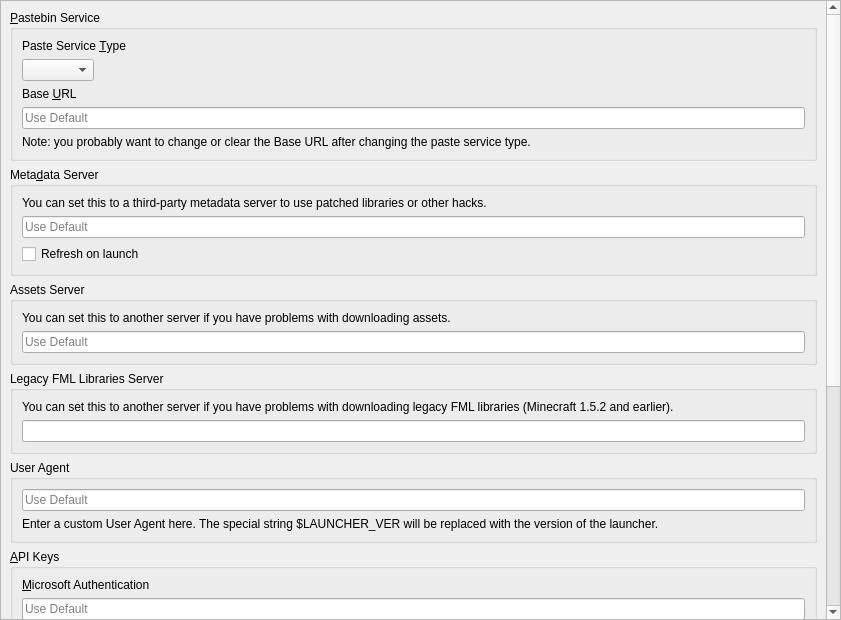
<?xml version="1.0" encoding="UTF-8"?>
<ui version="4.0">
 <class>APIPage</class>
 <widget class="QWidget" name="APIPage">
  <property name="geometry">
   <rect>
    <x>0</x>
    <y>0</y>
    <width>841</width>
    <height>620</height>
   </rect>
  </property>
  <layout class="QVBoxLayout" name="verticalLayout_2">
   <property name="leftMargin">
    <number>0</number>
   </property>
   <property name="topMargin">
    <number>0</number>
   </property>
   <property name="rightMargin">
    <number>0</number>
   </property>
   <property name="bottomMargin">
    <number>0</number>
   </property>
   <item>
    <widget class="QScrollArea" name="scrollArea">
     <property name="widgetResizable">
      <bool>true</bool>
     </property>
     <widget class="QWidget" name="scrollAreaWidgetContents">
      <property name="geometry">
       <rect>
        <x>0</x>
        <y>0</y>
        <width>825</width>
        <height>1236</height>
       </rect>
      </property>
      <layout class="QVBoxLayout" name="verticalLayout">
       <item>
        <widget class="QGroupBox" name="groupBox_paste">
         <property name="title">
          <string>&amp;Pastebin Service</string>
         </property>
         <layout class="QVBoxLayout" name="verticalLayout_3">
          <item>
           <widget class="QLabel" name="pasteServiceTypeLabel">
            <property name="text">
             <string>Paste Service &amp;Type</string>
            </property>
            <property name="buddy">
             <cstring>pasteTypeComboBox</cstring>
            </property>
           </widget>
          </item>
          <item>
           <widget class="QComboBox" name="pasteTypeComboBox">
            <property name="sizePolicy">
             <sizepolicy hsizetype="Maximum" vsizetype="Fixed">
              <horstretch>0</horstretch>
              <verstretch>0</verstretch>
             </sizepolicy>
            </property>
           </widget>
          </item>
          <item>
           <widget class="QLabel" name="baseURLLabel">
            <property name="text">
             <string>Base &amp;URL</string>
            </property>
            <property name="buddy">
             <cstring>baseURLEntry</cstring>
            </property>
           </widget>
          </item>
          <item>
           <widget class="QLineEdit" name="baseURLEntry">
            <property name="placeholderText">
             <string>Use Default</string>
            </property>
            <property name="clearButtonEnabled">
             <bool>true</bool>
            </property>
           </widget>
          </item>
          <item>
           <widget class="QLabel" name="baseURLNote">
            <property name="text">
             <string>Note: you probably want to change or clear the Base URL after changing the paste service type.</string>
            </property>
            <property name="wordWrap">
             <bool>true</bool>
            </property>
           </widget>
          </item>
         </layout>
        </widget>
       </item>
       <item>
        <widget class="QGroupBox" name="groupBox_meta">
         <property name="title">
          <string>Meta&amp;data Server</string>
         </property>
         <layout class="QVBoxLayout" name="verticalLayout_5">
          <item>
           <widget class="QLabel" name="label_6">
            <property name="text">
             <string>You can set this to a third-party metadata server to use patched libraries or other hacks.</string>
            </property>
            <property name="textFormat">
             <enum>Qt::RichText</enum>
            </property>
            <property name="wordWrap">
             <bool>true</bool>
            </property>
            <property name="openExternalLinks">
             <bool>true</bool>
            </property>
           </widget>
          </item>
          <item>
           <widget class="QLineEdit" name="metaURL">
            <property name="placeholderText">
             <string>Use Default</string>
            </property>
           </widget>
          </item>
          <item>
           <widget class="QCheckBox" name="metaRefreshOnLaunchCB">
            <property name="text">
             <string>Refresh on launch</string>
            </property>
           </widget>
          </item>
         </layout>
        </widget>
       </item>
       <item>
        <widget class="QGroupBox" name="groupBox_assets">
         <property name="title">
          <string>Assets Server</string>
         </property>
         <layout class="QVBoxLayout" name="verticalLayout_6">
          <item>
           <widget class="QLabel" name="label_7">
            <property name="text">
             <string>You can set this to another server if you have problems with downloading assets.</string>
            </property>
            <property name="textFormat">
             <enum>Qt::RichText</enum>
            </property>
            <property name="wordWrap">
             <bool>true</bool>
            </property>
            <property name="openExternalLinks">
             <bool>true</bool>
            </property>
           </widget>
          </item>
          <item>
           <widget class="QLineEdit" name="resourceURL">
            <property name="placeholderText">
             <string>Use Default</string>
            </property>
           </widget>
          </item>
         </layout>
        </widget>
       </item>
       <item>
        <widget class="QGroupBox" name="groupBox_fmllibs">
         <property name="title">
          <string>Legacy FML Libraries Server</string>
         </property>
         <layout class="QVBoxLayout" name="verticalLayout_8">
          <item>
           <widget class="QLabel" name="label">
            <property name="text">
             <string>You can set this to another server if you have problems with downloading legacy FML libraries (Minecraft 1.5.2 and earlier).</string>
            </property>
            <property name="textFormat">
             <enum>Qt::RichText</enum>
            </property>
            <property name="wordWrap">
             <bool>true</bool>
            </property>
            <property name="openExternalLinks">
             <bool>true</bool>
            </property>
           </widget>
          </item>
          <item>
           <widget class="QLineEdit" name="legacyFMLLibsURL"/>
          </item>
         </layout>
        </widget>
       </item>
       <item>
        <widget class="QGroupBox" name="groupBox_ua">
         <property name="minimumSize">
          <size>
           <width>0</width>
           <height>0</height>
          </size>
         </property>
         <property name="title">
          <string>User Agent</string>
         </property>
         <layout class="QVBoxLayout" name="verticalLayout_7">
          <item>
           <widget class="QLineEdit" name="userAgentLineEdit">
            <property name="placeholderText">
             <string>Use Default</string>
            </property>
           </widget>
          </item>
          <item>
           <widget class="QLabel" name="userAgentLabel">
            <property name="text">
             <string>Enter a custom User Agent here. The special string $LAUNCHER_VER will be replaced with the version of the launcher.</string>
            </property>
            <property name="wordWrap">
             <bool>true</bool>
            </property>
           </widget>
          </item>
         </layout>
        </widget>
       </item>
       <item>
        <widget class="QGroupBox" name="groupBox_msa">
         <property name="title">
          <string>&amp;API Keys</string>
         </property>
         <layout class="QVBoxLayout" name="verticalLayout_4">
          <item>
           <widget class="QLabel" name="msaClientIDLabel">
            <property name="text">
             <string>&amp;Microsoft Authentication</string>
            </property>
            <property name="textFormat">
             <enum>Qt::RichText</enum>
            </property>
            <property name="wordWrap">
             <bool>true</bool>
            </property>
            <property name="openExternalLinks">
             <bool>true</bool>
            </property>
            <property name="buddy">
             <cstring>msaClientID</cstring>
            </property>
           </widget>
          </item>
          <item>
           <widget class="QLineEdit" name="msaClientID">
            <property name="placeholderText">
             <string>Use Default</string>
            </property>
           </widget>
          </item>
          <item>
           <widget class="QLabel" name="label_3">
            <property name="text">
             <string>Note: you probably don't need to set this if logging in via Microsoft Authentication already works.</string>
            </property>
            <property name="textFormat">
             <enum>Qt::RichText</enum>
            </property>
            <property name="wordWrap">
             <bool>true</bool>
            </property>
           </widget>
          </item>
          <item>
           <spacer name="verticalSpacer">
            <property name="orientation">
             <enum>Qt::Vertical</enum>
            </property>
            <property name="sizeType">
             <enum>QSizePolicy::Fixed</enum>
            </property>
            <property name="sizeHint" stdset="0">
             <size>
              <width>0</width>
              <height>6</height>
             </size>
            </property>
           </spacer>
          </item>
          <item>
           <widget class="QLabel" name="modrinthTokenLabel">
            <property name="text">
             <string>Mod&amp;rinth</string>
            </property>
            <property name="textFormat">
             <enum>Qt::RichText</enum>
            </property>
            <property name="wordWrap">
             <bool>true</bool>
            </property>
            <property name="openExternalLinks">
             <bool>true</bool>
            </property>
            <property name="buddy">
             <cstring>modrinthToken</cstring>
            </property>
           </widget>
          </item>
          <item>
           <widget class="QLineEdit" name="modrinthToken">
            <property name="enabled">
             <bool>true</bool>
            </property>
            <property name="placeholderText">
             <string>Use None</string>
            </property>
           </widget>
          </item>
          <item>
           <widget class="QLabel" name="label_8">
            <property name="text">
             <string>&lt;html&gt;&lt;head/&gt;&lt;body&gt;&lt;p&gt;Note: you only need to set this to access private data. Read the &lt;a href=&quot;https://docs.modrinth.com/api/#authentication&quot;&gt;documentation&lt;/a&gt; for more information.&lt;/p&gt;&lt;/body&gt;&lt;/html&gt;</string>
            </property>
            <property name="wordWrap">
             <bool>true</bool>
            </property>
            <property name="openExternalLinks">
             <bool>true</bool>
            </property>
           </widget>
          </item>
          <item>
           <spacer name="verticalSpacer_4">
            <property name="orientation">
             <enum>Qt::Vertical</enum>
            </property>
            <property name="sizeType">
             <enum>QSizePolicy::Fixed</enum>
            </property>
            <property name="sizeHint" stdset="0">
             <size>
              <width>0</width>
              <height>6</height>
             </size>
            </property>
           </spacer>
          </item>
          <item>
           <widget class="QLabel" name="flameKeyLabel">
            <property name="text">
             <string>&amp;CurseForge</string>
            </property>
            <property name="textFormat">
             <enum>Qt::RichText</enum>
            </property>
            <property name="wordWrap">
             <bool>true</bool>
            </property>
            <property name="openExternalLinks">
             <bool>true</bool>
            </property>
            <property name="buddy">
             <cstring>flameKey</cstring>
            </property>
           </widget>
          </item>
          <item>
           <widget class="QLineEdit" name="flameKey">
            <property name="enabled">
             <bool>true</bool>
            </property>
            <property name="placeholderText">
             <string>Use Default</string>
            </property>
           </widget>
          </item>
          <item>
           <widget class="QLabel" name="label_10">
            <property name="text">
             <string>Note: you probably don't need to set this if CurseForge already works.</string>
            </property>
            <property name="wordWrap">
             <bool>true</bool>
            </property>
           </widget>
          </item>
          <item>
           <widget class="QCheckBox" name="FallbackMRBlockedMods">
            <property name="text">
             <string>Enable fallback to Modrinth for blocked mods</string>
            </property>
           </widget>
          </item>
          <item>
           <spacer name="verticalSpacer_3">
            <property name="orientation">
             <enum>Qt::Vertical</enum>
            </property>
            <property name="sizeType">
             <enum>QSizePolicy::Fixed</enum>
            </property>
            <property name="sizeHint" stdset="0">
             <size>
              <width>0</width>
              <height>6</height>
             </size>
            </property>
           </spacer>
          </item>
          <item>
           <widget class="QLabel" name="label_12">
            <property name="text">
             <string>&amp;Technic</string>
            </property>
            <property name="buddy">
             <cstring>technicClientID</cstring>
            </property>
           </widget>
          </item>
          <item>
           <widget class="QLineEdit" name="technicClientID">
            <property name="placeholderText">
             <string>Use Default</string>
            </property>
           </widget>
          </item>
          <item>
           <widget class="QLabel" name="label_11">
            <property name="text">
             <string>&lt;html&gt;&lt;head/&gt;&lt;body&gt;&lt;p&gt;Note: you only need to set this to access private data.&lt;/p&gt;&lt;/body&gt;&lt;/html&gt;</string>
            </property>
            <property name="wordWrap">
             <bool>true</bool>
            </property>
           </widget>
          </item>
          <item>
           <spacer name="verticalSpacer_5">
            <property name="orientation">
             <enum>Qt::Vertical</enum>
            </property>
            <property name="sizeType">
             <enum>QSizePolicy::Fixed</enum>
            </property>
            <property name="sizeHint" stdset="0">
             <size>
              <width>0</width>
              <height>6</height>
             </size>
            </property>
           </spacer>
          </item>
          <item>
           <widget class="QLabel" name="imgurClientIDLabel">
            <property name="text">
             <string>&amp;Imgur</string>
            </property>
            <property name="textFormat">
             <enum>Qt::RichText</enum>
            </property>
            <property name="wordWrap">
             <bool>true</bool>
            </property>
            <property name="openExternalLinks">
             <bool>true</bool>
            </property>
            <property name="buddy">
             <cstring>imgurClientID</cstring>
            </property>
           </widget>
          </item>
          <item>
           <widget class="QLineEdit" name="imgurClientID">
            <property name="enabled">
             <bool>true</bool>
            </property>
            <property name="placeholderText">
             <string>Use None</string>
            </property>
           </widget>
          </item>
          <item>
           <widget class="QLabel" name="label_13">
            <property name="text">
             <string>&lt;html&gt;&lt;head/&gt;&lt;body&gt;&lt;p&gt;Note: register an application at &lt;a href=&quot;https://api.imgur.com/oauth2/addclient&quot;&gt;Imgur&lt;/a&gt; to be able to upload screenshots. Without a client id the upload action stays disabled.&lt;/p&gt;&lt;/body&gt;&lt;/html&gt;</string>
            </property>
            <property name="wordWrap">
             <bool>true</bool>
            </property>
            <property name="openExternalLinks">
             <bool>true</bool>
            </property>
           </widget>
          </item>
         </layout>
        </widget>
       </item>
       <item>
        <spacer name="verticalSpacer_2">
         <property name="orientation">
          <enum>Qt::Vertical</enum>
         </property>
         <property name="sizeHint" stdset="0">
          <size>
           <width>0</width>
           <height>0</height>
          </size>
         </property>
        </spacer>
       </item>
      </layout>
     </widget>
    </widget>
   </item>
  </layout>
 </widget>
 <resources/>
 <connections/>
</ui>
